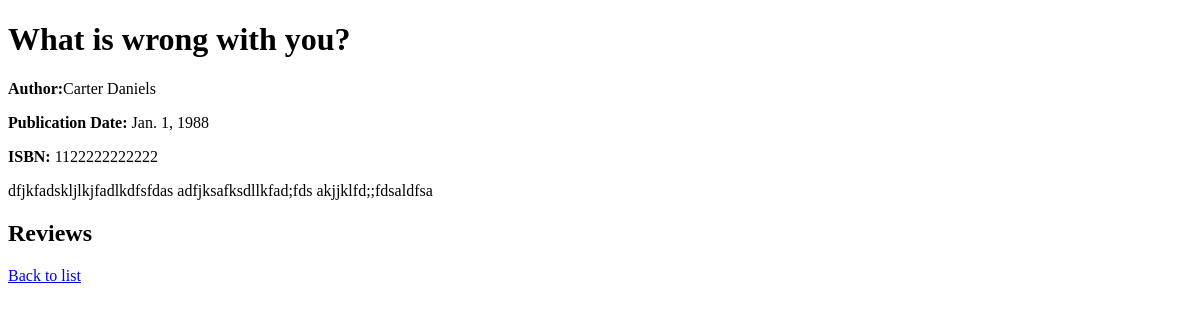
The page /book/4/ on the database as committed earlier.
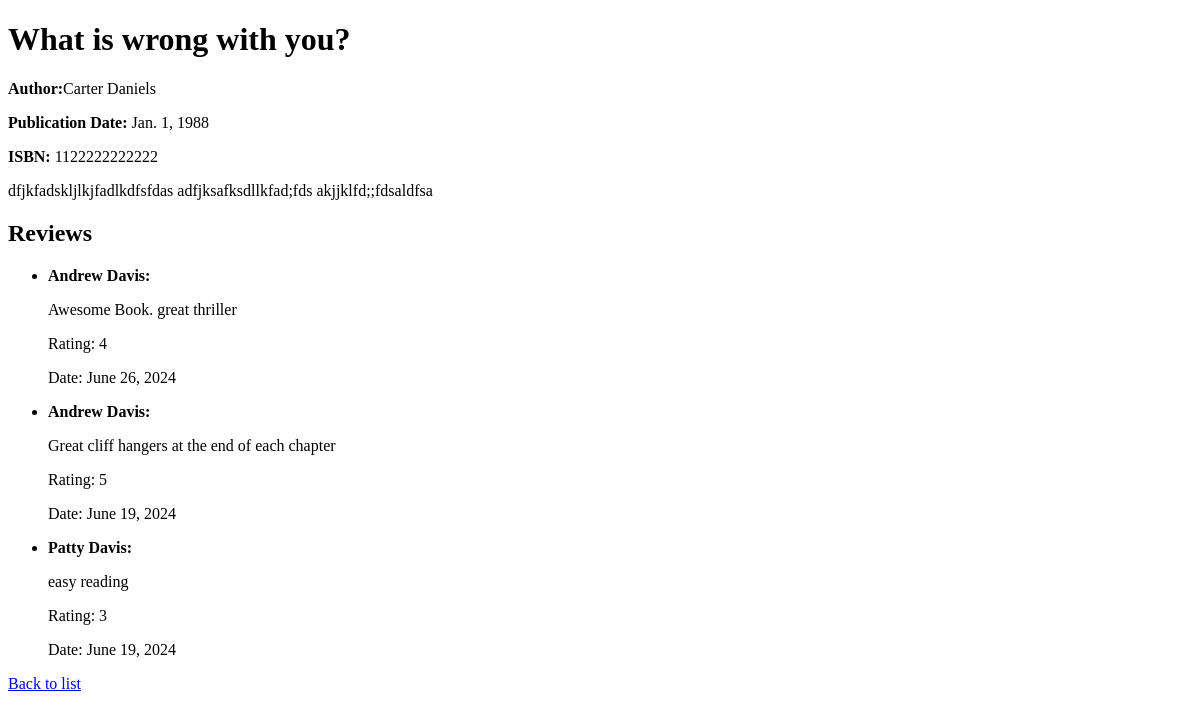
The same page on the database as committed later.
### books/models.py (models this page shows, shortened)
class Book(models.Model):
    title = models.CharField(max_length=200)
    author = models.ForeignKey(Author, on_delete=models.CASCADE)
    publication_date = models.DateField()
    ISBN = models.CharField(max_length=13, unique=True)
    summary = models.TextField()
    content = models.TextField(null=True, blank=True)  # Allows null values and optional content

class Author(models.Model):
    name = models.CharField(max_length=100)
    biography = models.TextField()

class Review(models.Model):
    book = models.ForeignKey(Book, on_delete=models.CASCADE)
    reviewer_name = models.CharField(max_length=100)
    review_text = models.TextField()
    rating = models.IntegerField()  # assuming rating is between 1 and 5
    review_date = models.DateField(auto_now_add=True)

### books/views.py (the view)
# urls.py: path('book/<int:book_id>/', views.book_detail, name='book_detail'),
def book_detail(request, book_id, isbn_prefix=None):
    book = get_object_or_404(Book, pk=book_id)
    return render(request, 'books/book_detail.html', {'book': book, 'isbn_prefix': isbn_prefix})

### books/templates/books/book_detail.html (shortened to what this page needs)
<!DOCTYPE html>
<html lang="en">
<head>
</head>
<body>
    <h1>{{ book.title }}</h1>
    <p><strong>Author:</strong>{{ book.author.name }}</p>
    <p><strong>Publication Date:</strong> {{ book.publication_date }}</p>
    <p><strong>ISBN:</strong> {{ book.ISBN }}</p>
    <p>{{ book.summary }}</p>
    <h2>Reviews</h2>
    <ul>
        {% for review in book.review_set.all %}
        <li>
            <strong>{{ review.reviewer_name }}:</strong>
            <p>{{ review.review_text }}</p>
            <p>Rating: {{ review.rating }}</p>
            <p>Date: {{ review.review_date }}</p>
        </li>
        {% endfor %}
    </ul>
    {% if isbn_prefix %}
        <p>for isbn_prefix: {{ isbn_prefix }}</p>
        <a href="/books/isbn/{{ isbn_prefix }}/">Back to list</a>
    {% else %}
        <a href="/">Back to list</a>
    {% endif %}
</body>
</html>

Rows that differ between the two databases and show on the page:
added Review: reviewer_name "Andrew Davis", review_text "Awesome Book. great thriller", rating "4", review_date "June 26, 2024"
added Review: reviewer_name "Andrew Davis", review_text "Great cliff hangers at the end of each chapter", rating "5", review_date "June 19, 2024"
added Review: reviewer_name "Patty Davis", review_text "easy reading", rating "3", review_date "June 19, 2024"
